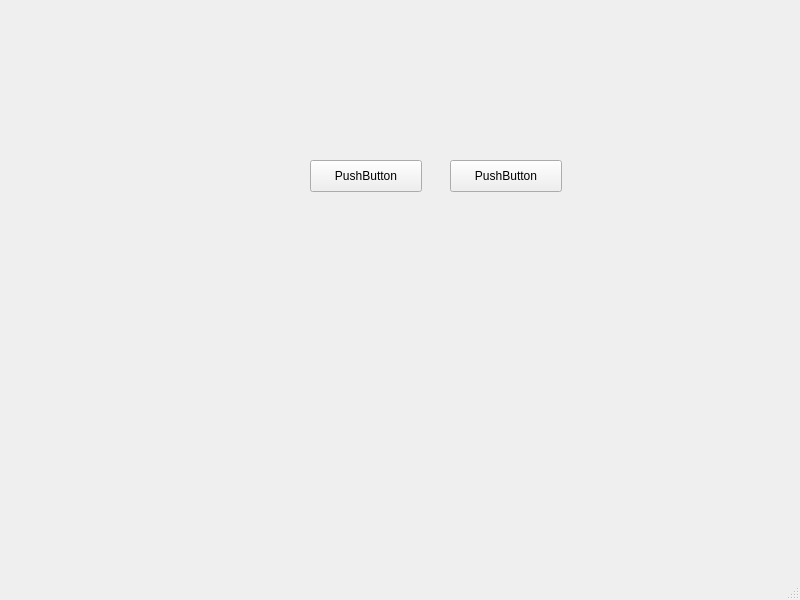
<?xml version="1.0" encoding="UTF-8"?>
<ui version="4.0">
 <class>MainWindow</class>
 <widget class="QMainWindow" name="MainWindow">
  <property name="geometry">
   <rect>
    <x>0</x>
    <y>0</y>
    <width>800</width>
    <height>600</height>
   </rect>
  </property>
  <property name="windowTitle">
   <string>MainWindow</string>
  </property>
  <widget class="QWidget" name="centralwidget">
   <widget class="QPushButton" name="pushButton">
    <property name="geometry">
     <rect>
      <x>310</x>
      <y>160</y>
      <width>112</width>
      <height>32</height>
     </rect>
    </property>
    <property name="text">
     <string>PushButton</string>
    </property>
   </widget>
   <widget class="QPushButton" name="pushButton_2">
    <property name="geometry">
     <rect>
      <x>450</x>
      <y>160</y>
      <width>112</width>
      <height>32</height>
     </rect>
    </property>
    <property name="text">
     <string>PushButton</string>
    </property>
   </widget>
  </widget>
  <widget class="QMenuBar" name="menubar">
   <property name="geometry">
    <rect>
     <x>0</x>
     <y>0</y>
     <width>800</width>
     <height>22</height>
    </rect>
   </property>
  </widget>
  <widget class="QStatusBar" name="statusbar"/>
 </widget>
 <resources/>
 <connections/>
</ui>
